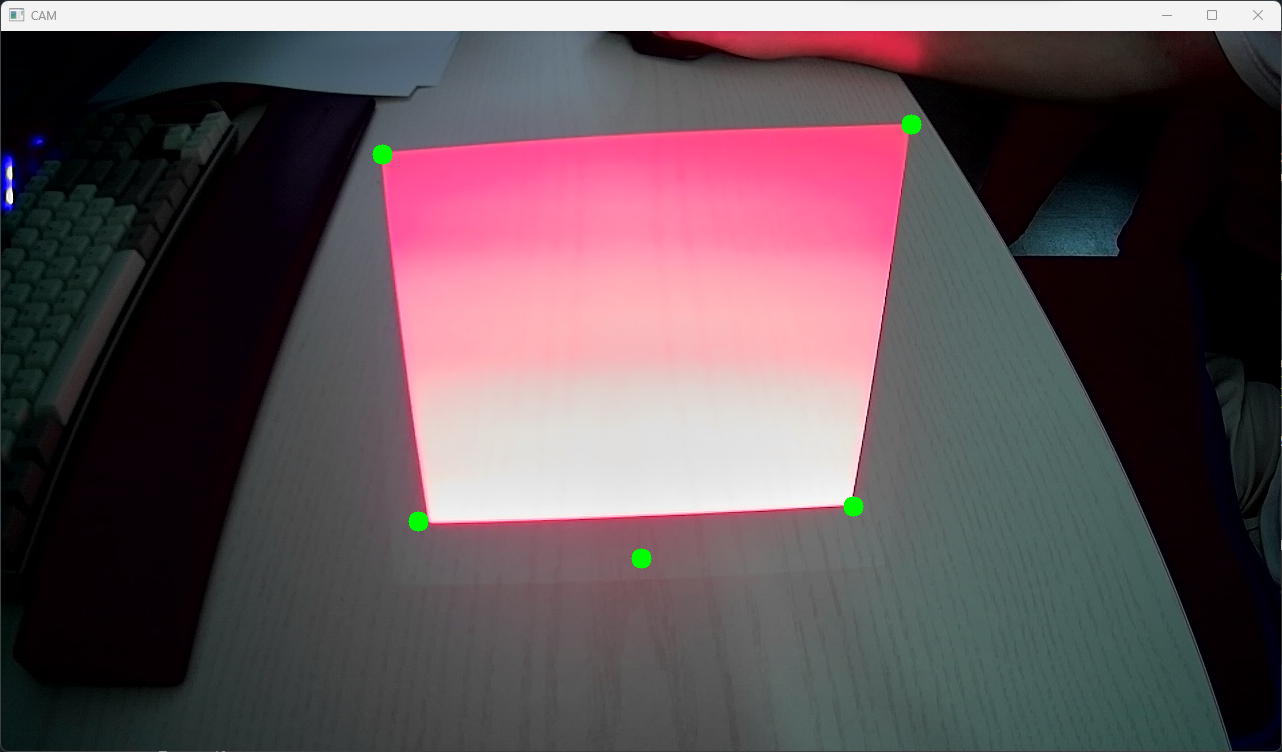
#> input picture test.png, 1282 x 752 px, given in place of the camera
$ python edge_detection.py
#> lines starting #> are read from the running program, lines starting #| are printed output that depends on the picture; after the words box and inside, x2 and y2 are one past the last pixel; in counts of white or black regions, pixels touching at a corner belong together
import cv2
import numpy as np

# 비디오 캡처 설정 (웹캠)
cap = cv2.VideoCapture(0)

# 빨간색 HSV 범위 설정
lower_red1 = np.array([0, 120, 70])
upper_red1 = np.array([10, 255, 255])
lower_red2 = np.array([170, 120, 70])
upper_red2 = np.array([180, 255, 255])

lower_green = np.array([30, 65, 65])
upper_green = np.array([85, 255, 255])

while True:
    # 프레임 읽기
    ret, frame = cap.read()
#> frame is the input picture: shape (752, 1282, 3); mean B, G, R 87.2, 81.9, 96.9
    if not ret:
        break

    # BGR을 HSV로 변환
    hsv = cv2.cvtColor(frame, cv2.COLOR_BGR2HSV)
#> hsv: shape (752, 1282, 3); mean H, S, V 101.3, 100.6, 103

    # 빨간색 범위에 해당하는 부분을 마스크로 만듦
    # mask1 = cv2.inRange(hsv, lower_red1, upper_red1)  # 0-10도 범위의 빨간색
    # mask2 = cv2.inRange(hsv, lower_red2, upper_red2)  # 170-180도 범위의 빨간색
    # mask = mask1 + mask2

    mask = cv2.inRange(hsv, lower_green, upper_green)
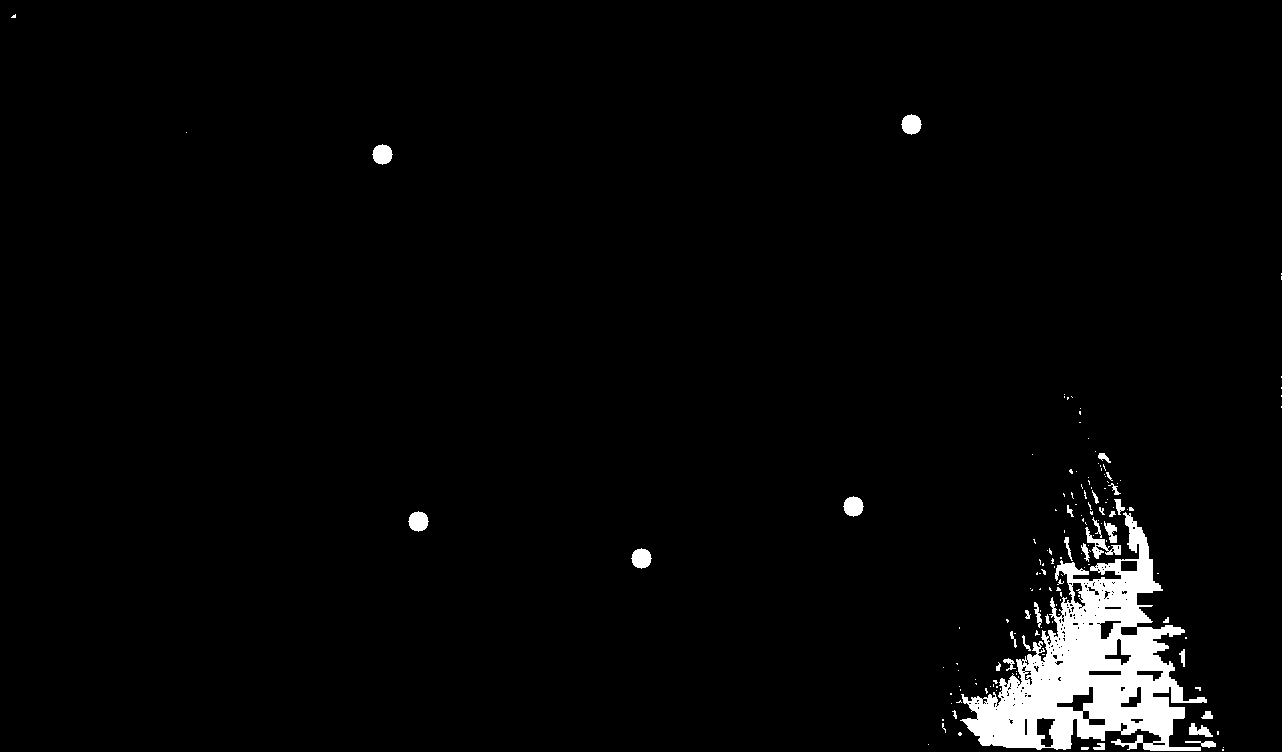
#> mask: shape (752, 1282); 2.8% white; 154 white regions (120 under 20 px), largest, box (x1, y1, x2, y2) and area: (960, 512, 1207, 751) 22981, (1085, 527, 1121, 559) 349, (901, 114, 922, 135) 317

    # 모폴로지 연산으로 노이즈 제거
    kernel = np.ones((5, 5), np.uint8)
    mask = cv2.morphologyEx(mask, cv2.MORPH_CLOSE, kernel)
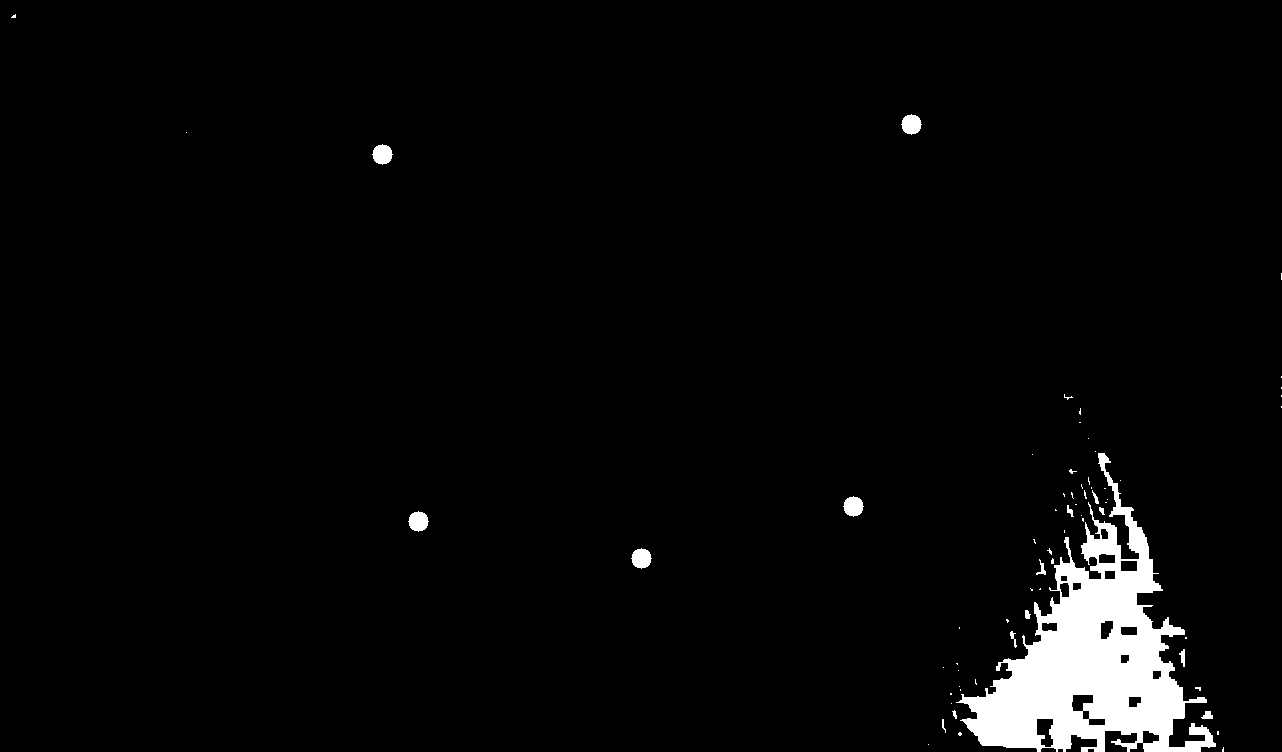
#> mask: shape (752, 1282); 3.2% white; 66 white regions (50 under 20 px), largest, box (x1, y1, x2, y2) and area: (956, 453, 1216, 752) 28317, (901, 114, 922, 135) 317, (372, 144, 393, 165) 317
    mask = cv2.morphologyEx(mask, cv2.MORPH_OPEN, kernel)
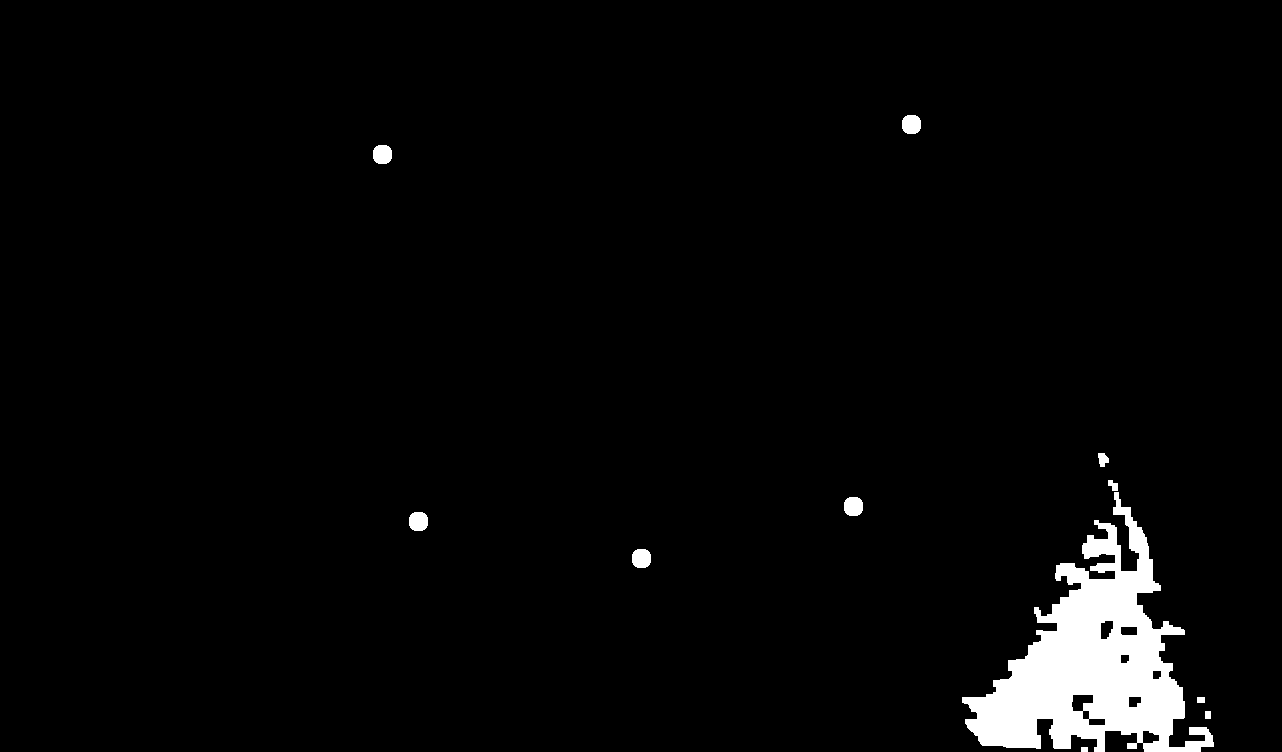
#> mask: shape (752, 1282); 3% white; 11 white regions, largest, box (x1, y1, x2, y2) and area: (962, 492, 1214, 752) 27019, (902, 115, 921, 134) 313, (373, 145, 392, 164) 313

    # 마스크를 적용하여 빨간색 부분만 추출
    red_detected = cv2.bitwise_and(frame, frame, mask=mask)
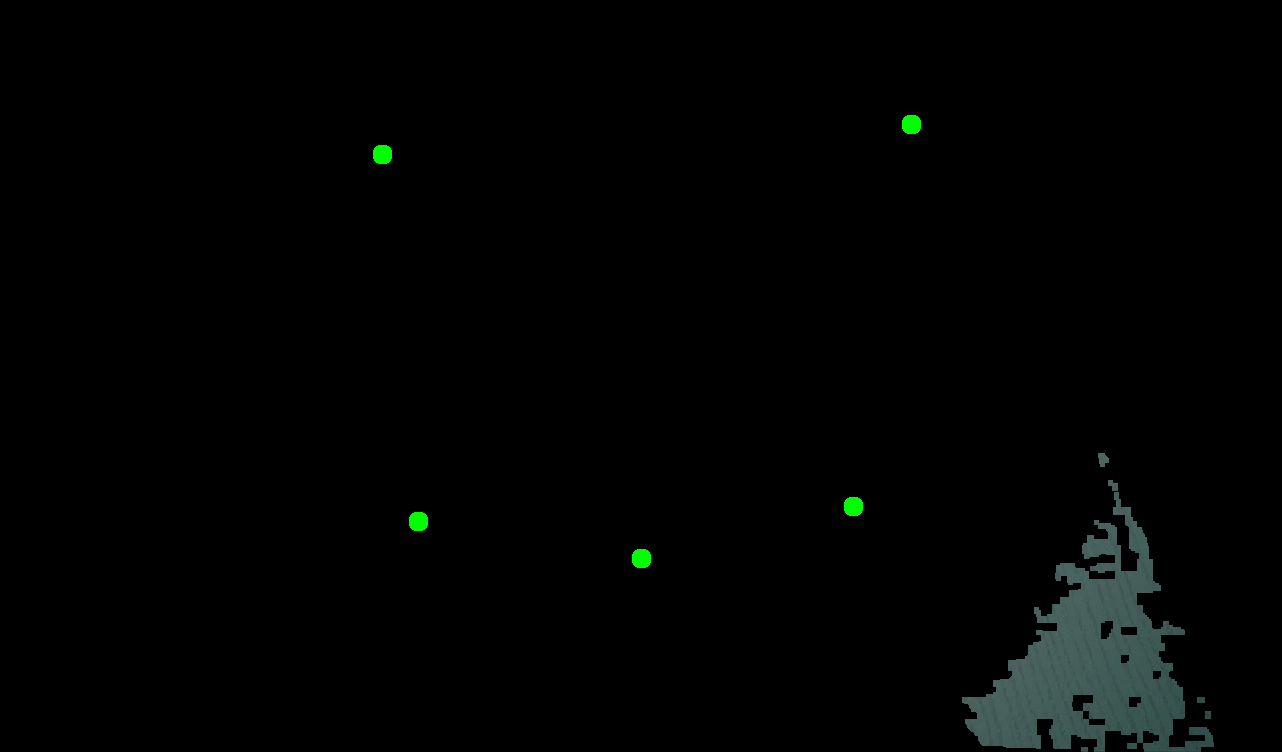
#> red_detected: shape (752, 1282, 3); mean B, G, R 2.5, 3, 1.9

    # 결과 출력
    cv2.imshow('Original', frame)
    cv2.imshow('Red Detected', red_detected)

    # 'q' 키를 누르면 종료
    if cv2.waitKey(1) & 0xFF == ord('q'):
#> (key q is pressed here)
        break

# 모든 창 닫기
cap.release()
cv2.destroyAllWindows()
